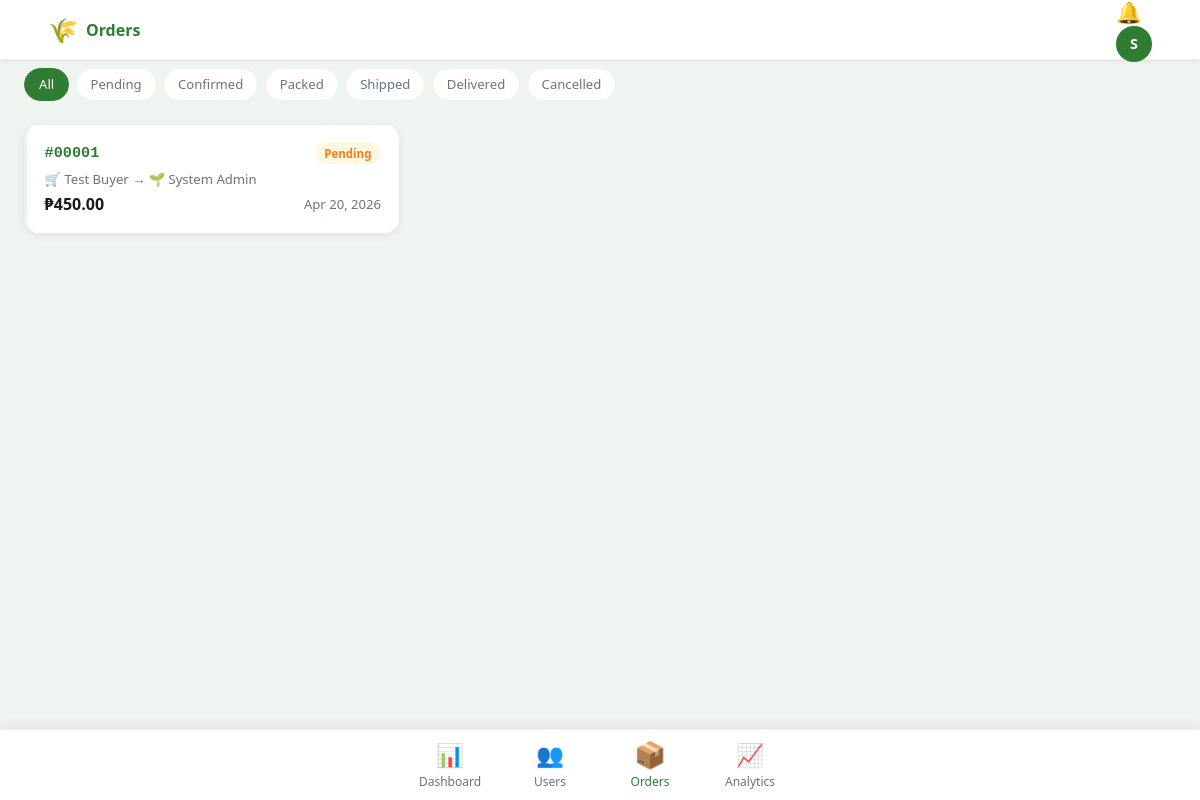
Page /admin/orders (signed in) on the earlier database version.
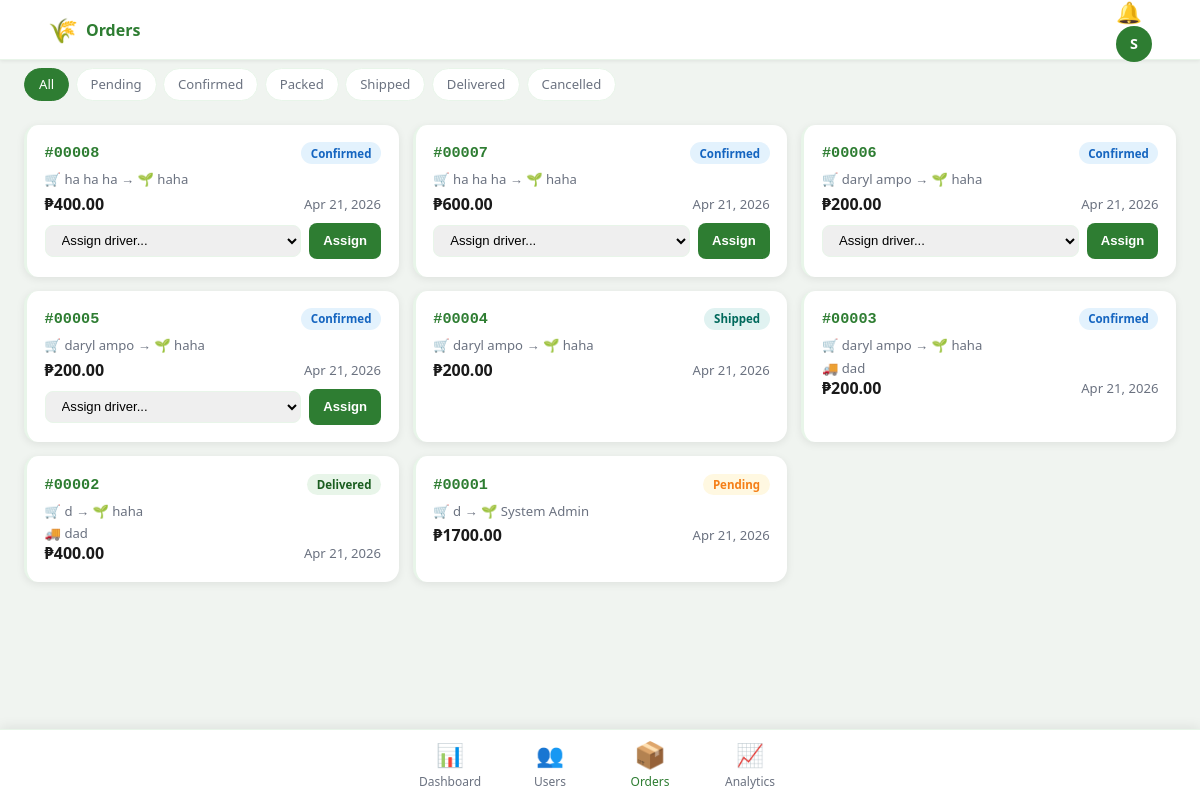
Same page on the later database version.
### tables this page shows
CREATE TABLE orders (
    id               INTEGER PRIMARY KEY AUTOINCREMENT,
    buyer_id         INTEGER NOT NULL REFERENCES users(id) ON DELETE CASCADE,
    farmer_id        INTEGER NOT NULL REFERENCES users(id) ON DELETE CASCADE,
    driver_id        INTEGER REFERENCES users(id) ON DELETE SET NULL,
    total_amount     REAL    NOT NULL DEFAULT 0,
    payment_method   TEXT    DEFAULT 'cod' CHECK(payment_method IN ('cod','online')),
    payment_status   TEXT    DEFAULT 'pending' CHECK(payment_status IN ('pending','paid','failed')),
    shipping_address TEXT    NOT NULL,
    contact_number   TEXT    NOT NULL,
    buyer_lat        REAL,
    buyer_lng        REAL,
    status           TEXT    DEFAULT 'pending'
                     CHECK(status IN ('pending','confirmed','packed','shipped','delivered','cancelled')),
    estimated_delivery TEXT,
    notes            TEXT,
    cancelled_reason TEXT,
    created_at       TEXT    DEFAULT (datetime('now','localtime')),
    updated_at       TEXT    DEFAULT (datetime('now','localtime'))
, delivery_proof TEXT);

CREATE TABLE users (
    id              INTEGER PRIMARY KEY AUTOINCREMENT,
    full_name       TEXT    NOT NULL,
    email           TEXT    NOT NULL UNIQUE,
    password_hash   TEXT    NOT NULL,
    role            TEXT    NOT NULL DEFAULT 'buyer' CHECK(role IN ('admin','farmer','buyer','driver')),
    phone           TEXT,
    address         TEXT,
    lat             REAL,
    lng             REAL,
    profile_photo   TEXT,
    is_approved     INTEGER NOT NULL DEFAULT 0,
    is_active       INTEGER NOT NULL DEFAULT 1,
    created_at      TEXT    DEFAULT (datetime('now','localtime'))
);

### routes/admin.py (the view)
@admin_bp.route('/orders')
@admin_required
def orders():
    status = request.args.get('status', '')
    where, params = [], []
    if status:
        where.append("o.status=?"); params.append(status)
    w = ('WHERE ' + ' AND '.join(where)) if where else ''
    orders = query(
        f"SELECT o.*,b.full_name as buyer_name,f.full_name as farmer_name,d.full_name as driver_name "
        f"FROM orders o JOIN users b ON o.buyer_id=b.id JOIN users f ON o.farmer_id=f.id "
        f"LEFT JOIN users d ON o.driver_id=d.id {w} ORDER BY o.created_at DESC",
        params, fetchall=True) or []
    drivers = query(
        "SELECT u.id,u.full_name,dp.vehicle_type FROM users u "
        "JOIN driver_profiles dp ON u.id=dp.user_id "
        "WHERE u.role='driver' AND u.is_approved=1 AND dp.availability='available'",
        fetchall=True) or []
    return render_template('admin/orders.html', orders=orders, status_filter=status, drivers=drivers)

### db.py (called while the page is built)
def get_db():
    if 'db' not in g:
        db = sqlite3.connect(DB_PATH)
        db.row_factory = sqlite3.Row   # dict-like rows
        db.execute("PRAGMA journal_mode=WAL")
        db.execute("PRAGMA foreign_keys=ON")
        g.db = db
    return g.db

def query(sql, params=None, fetchone=False, fetchall=False, commit=False):
    sql = sql.replace('%s', '?')
    db  = get_db()
    cur = db.execute(sql, params or ())
    result = None
    if fetchone:
        row = cur.fetchone()
        result = dict(row) if row else None
    elif fetchall:
        rows = cur.fetchall()
        result = [dict(r) for r in rows]
    if commit:
        db.commit()
        result = cur.lastrowid
    return result

### extensions.py (called while the page is built)
@login_manager.user_loader
def load_user(uid):
    row = query('SELECT * FROM users WHERE id=%s', (uid,), fetchone=True)
    return User(row) if row else None

    @property
    def is_authenticated(self): return True

### routes/admin.py (called while the page is built)
def admin_required(f):
    @wraps(f)
    @login_required
    def decorated(*a, **kw):
        if current_user.role != 'admin':
            flash('Admin access required.', 'error')
            return redirect(url_for('auth.login'))
        return f(*a, **kw)
    return decorated

### templates/admin/orders.html (shortened to what this page needs)
{% extends 'base.html' %}
{% block page_title %}Orders{% endblock %}
{% block content %}
<div class="filter-tabs">
  {% for s, label in [('','All'),('pending','Pending'),('confirmed','Confirmed'),('packed','Packed'),('shipped','Shipped'),('delivered','Delivered'),('cancelled','Cancelled')] %}
  <a href="{{ url_for('admin.orders', status=s) }}" class="filter-tab {% if status_filter == s %}active{% endif %}">{{ label }}</a>
  {% endfor %}
</div>
<div class="manage-list">
  {% for o in orders %}
  <div class="order-card admin-order">
    <div class="order-card-top">
      <span class="order-id">#{{ '%05d'|format(o.id) }}</span>
      <span class="status-pill status-{{ o.status }}">{{ o.status|capitalize }}</span>
    </div>
    <div class="order-parties">
      <span>🛒 {{ o.buyer_name }}</span> → <span>🌱 {{ o.farmer_name }}</span>
    </div>
    {% if o.driver_name %}<div class="muted">🚚 {{ o.driver_name }}</div>{% endif %}
    <div class="order-card-bottom">
      <span class="order-amount">₱{{ "%.2f"|format(o.total_amount|float) }}</span>
      <span class="muted">{{ o.created_at|dt('%b %d, %Y') }}</span>
    </div>
    {% if o.status in ('confirmed','packed') and not o.driver_id %}
    <form method="post" action="{{ url_for('admin.assign_driver', oid=o.id) }}" class="assign-form">
      <select name="driver_id" class="assign-select">
        <option value="">Assign driver...</option>
      </select>
      <button type="submit" class="btn btn-sm btn-primary">Assign</button>
    </form>
    {% endif %}
  </div>
  {% endfor %}
</div>
{% endblock %}

Differences in the rows shown:
added orders: id "00008", status "Confirmed", buyer_name "ha ha ha", farmer_name "haha", total_amount "400.00", created_at|dt "Apr 21, 2026"
added orders: id "00007", status "Confirmed", buyer_name "ha ha ha", farmer_name "haha", total_amount "600.00", created_at|dt "Apr 21, 2026"
added orders: id "00006", status "Confirmed", buyer_name "daryl ampo", farmer_name "haha", total_amount "200.00", created_at|dt "Apr 21, 2026"
added orders: id "00005", status "Confirmed", buyer_name "daryl ampo", farmer_name "haha", total_amount "200.00", created_at|dt "Apr 21, 2026"
added orders: id "00004", status "Shipped", buyer_name "daryl ampo", farmer_name "haha", total_amount "200.00", created_at|dt "Apr 21, 2026"
added orders: id "00003", status "Confirmed", buyer_name "daryl ampo", farmer_name "haha", driver_name "dad", total_amount "200.00", created_at|dt "Apr 21, 2026"
added orders: id "00002", status "Delivered", buyer_name "d", farmer_name "haha", driver_name "dad", total_amount "400.00", created_at|dt "Apr 21, 2026"
changed orders "Pending": buyer_name "Test Buyer" → "d"; total_amount "450.00" → "1700.00"; created_at|dt "Apr 20, 2026" → "Apr 21, 2026"
